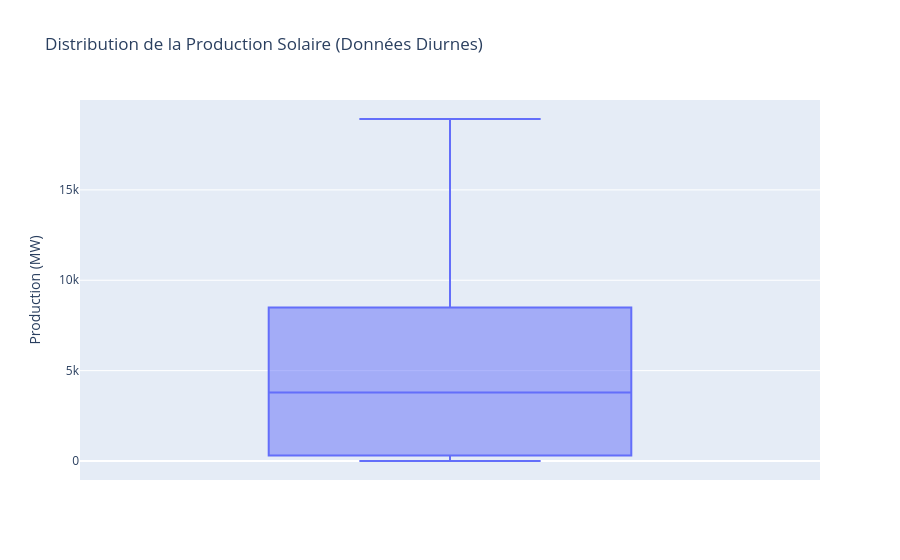
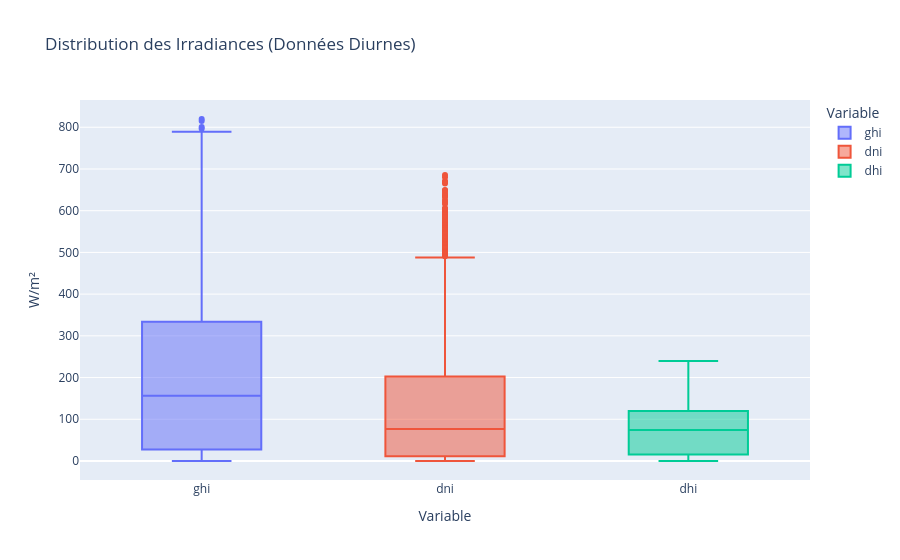

Notebook source saved alongside these figures, in order:
### Markdown cell above
### c) Analyse des Distributions (Boîtes à moustaches optimisées)

Nous séparons ici la production et l'irradiance pour une lecture plus précise. **Les données de nuit (GHI=0) sont exclues** pour ne pas fausser les médianes.

### Code cell
# Filtrage diurne pour des boîtes représentatives
df_diurne = df[df['ghi'] > 0].copy()

# 1. Boxplot pour la Production Solaire
fig_prod = px.box(df_diurne, y='solar_production_mw', 
                 title="Distribution de la Production Solaire (Données Diurnes)",
                 points='outliers', color_discrete_sequence=['#636EFA'])
fig_prod.update_layout(yaxis_title="Production (MW)")
fig_prod.show()

# 2. Boxplot pour les Irradiances (GHI, DNI, DHI)
df_meteo = df_diurne.melt(id_vars=['timestamp'], value_vars=['ghi', 'dni', 'dhi'], 
                      var_name='Variable', value_name='Irradiance')
fig_meteo = px.box(df_meteo, x='Variable', y='Irradiance', color='Variable',
                  title="Distribution des Irradiances (Données Diurnes)",
                  points='outliers')
fig_meteo.update_layout(yaxis_title="W/m²")
fig_meteo.show()

### Figure 1 — Plotly figure (JSON) as saved in the notebook; plotly's stock layout.template omitted (floating-point values rounded to 4 significant figures; data arrays with more than 128 entries replaced by an {"elided": "..."} marker saying what was removed)
{"data": [{"alignmentgroup": "True", "boxpoints": "outliers", "hovertemplate": "solar_production_mw=%{y}<extra></extra>", "legendgroup": "", "marker": {"color": "#636EFA"}, "name": "", "notched": false, "offsetgroup": "", "orientation": "v", "showlegend": false, "type": "box", "x0": " ", "xaxis": "x", "y": {"elided": "1715 float values"}, "y0": " ", "yaxis": "y"}], "layout": {"boxmode": "group", "legend": {"tracegroupgap": 0}, "title": {"text": "Distribution de la Production Solaire (Données Diurnes)"}, "xaxis": {"anchor": "y", "domain": [0, 1]}, "yaxis": {"anchor": "x", "domain": [0, 1], "title": {"text": "Production (MW)"}}}}

### Figure 2 — Plotly figure (JSON) as saved in the notebook; plotly's stock layout.template omitted (floating-point values rounded to 4 significant figures; data arrays with more than 128 entries replaced by an {"elided": "..."} marker saying what was removed)
{"data": [{"alignmentgroup": "True", "boxpoints": "outliers", "hovertemplate": "Variable=%{x}<br>Irradiance=%{y}<extra></extra>", "legendgroup": "ghi", "marker": {"color": "#636efa"}, "name": "ghi", "notched": false, "offsetgroup": "ghi", "orientation": "v", "showlegend": true, "type": "box", "x": {"elided": "1715 str values"}, "x0": " ", "xaxis": "x", "y": {"elided": "1715 float values"}, "y0": " ", "yaxis": "y"}, {"alignmentgroup": "True", "boxpoints": "outliers", "hovertemplate": "Variable=%{x}<br>Irradiance=%{y}<extra></extra>", "legendgroup": "dni", "marker": {"color": "#EF553B"}, "name": "dni", "notched": false, "offsetgroup": "dni", "orientation": "v", "showlegend": true, "type": "box", "x": {"elided": "1715 str values"}, "x0": " ", "xaxis": "x", "y": {"elided": "1715 float values"}, "y0": " ", "yaxis": "y"}, {"alignmentgroup": "True", "boxpoints": "outliers", "hovertemplate": "Variable=%{x}<br>Irradiance=%{y}<extra></extra>", "legendgroup": "dhi", "marker": {"color": "#00cc96"}, "name": "dhi", "notched": false, "offsetgroup": "dhi", "orientation": "v", "showlegend": true, "type": "box", "x": {"elided": "1715 str values"}, "x0": " ", "xaxis": "x", "y": {"elided": "1715 float values"}, "y0": " ", "yaxis": "y"}], "layout": {"boxmode": "overlay", "legend": {"title": {"text": "Variable"}, "tracegroupgap": 0}, "title": {"text": "Distribution des Irradiances (Données Diurnes)"}, "xaxis": {"anchor": "y", "categoryarray": ["ghi", "dni", "dhi"], "categoryorder": "array", "domain": [0, 1], "title": {"text": "Variable"}}, "yaxis": {"anchor": "x", "domain": [0, 1], "title": {"text": "W/m²"}}}}
